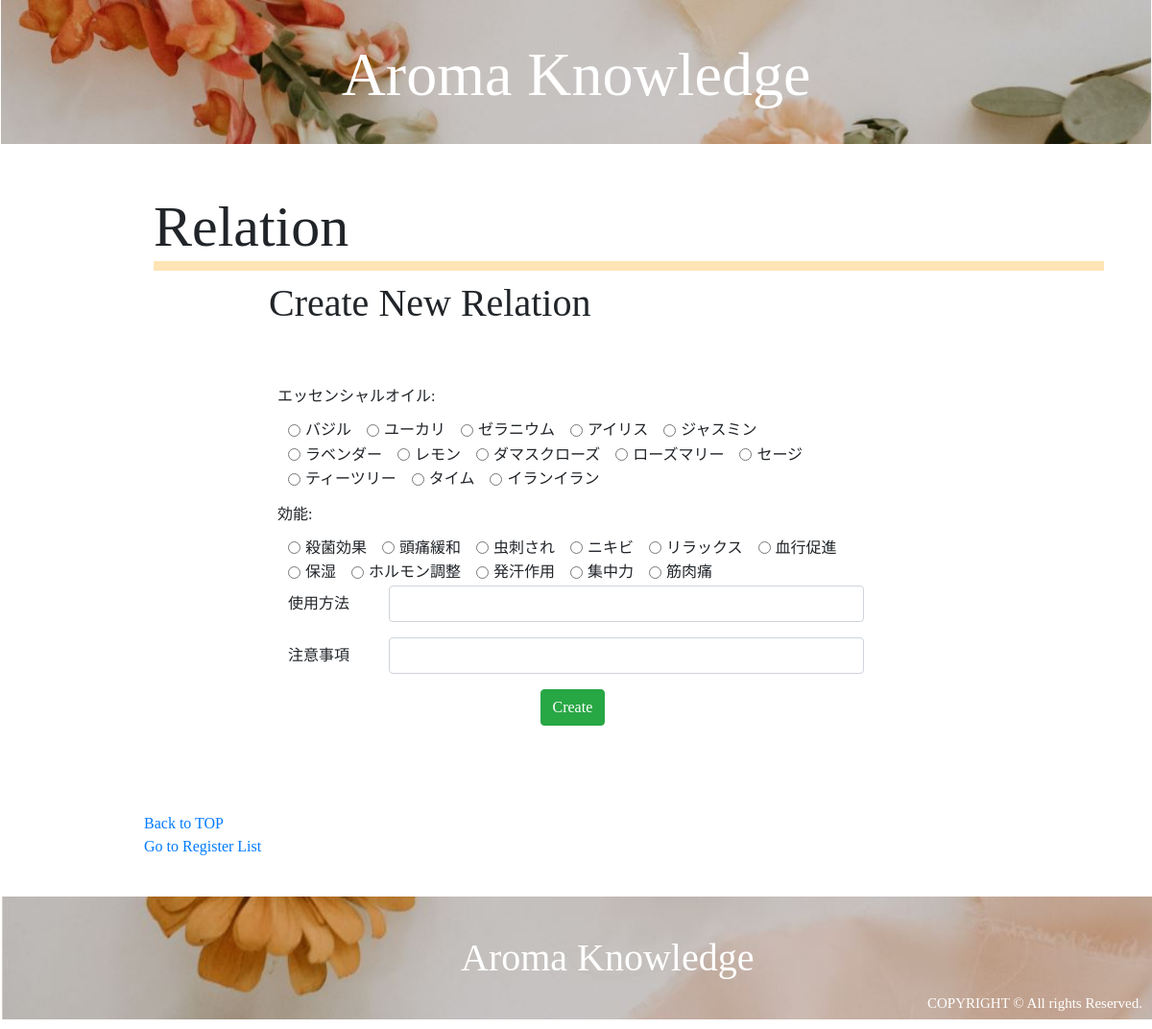
The app's page /relation_register.php (signed in), older data.
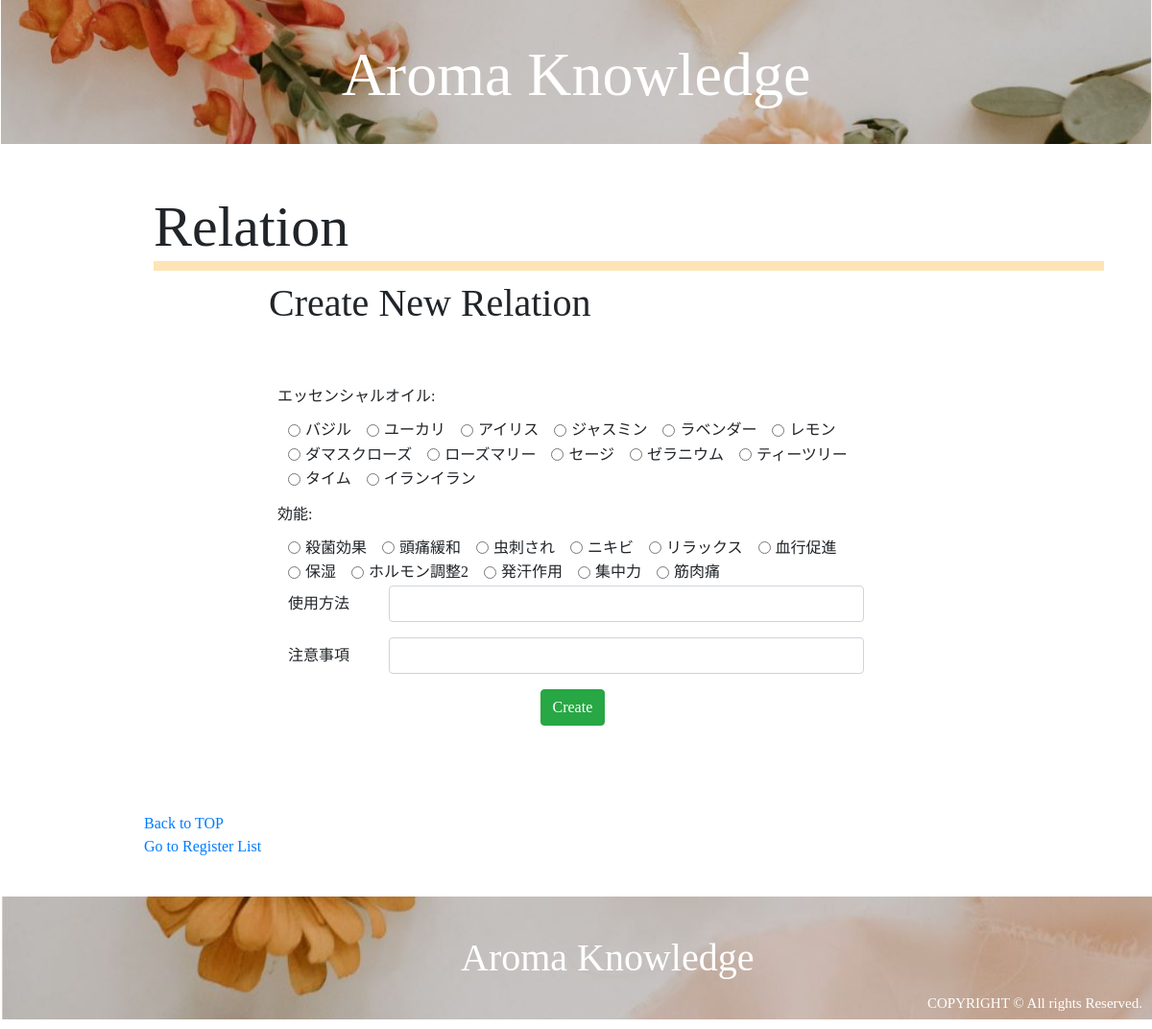
The same page, newer data.
### tables this page shows
CREATE TABLE `essential_oils` (
  `id` int(11) NOT NULL AUTO_INCREMENT,
  `name` varchar(255) NOT NULL,
  `scientific_name` varchar(255) NOT NULL,
  `plant_name` varchar(255) NOT NULL,
  `extraction` varchar(255) NOT NULL,
  `aroma` varchar(255) NOT NULL,
  `caution` varchar(255) NOT NULL,
  `english_name` varchar(255) NOT NULL,
  `user_id` int(11) NOT NULL,
  `image` varchar(255) NOT NULL,
  `created_at` timestamp NOT NULL DEFAULT CURRENT_TIMESTAMP,
  PRIMARY KEY (`id`),
  UNIQUE KEY `name` (`name`),
  KEY `user_id` (`user_id`),
  CONSTRAINT `essential_oils_ibfk_1` FOREIGN KEY (`user_id`) REFERENCES `users` (`id`) ON DELETE CASCADE ON UPDATE CASCADE
);

CREATE TABLE `effects` (
  `id` int(11) NOT NULL AUTO_INCREMENT,
  `effect` varchar(255) NOT NULL,
  `content` varchar(255) NOT NULL,
  `caution` varchar(255) NOT NULL,
  `user_id` int(11) NOT NULL,
  `created_at` timestamp NOT NULL DEFAULT CURRENT_TIMESTAMP,
  PRIMARY KEY (`id`),
  UNIQUE KEY `effect` (`effect`),
  KEY `user_id` (`user_id`),
  CONSTRAINT `effects_ibfk_1` FOREIGN KEY (`user_id`) REFERENCES `users` (`id`) ON DELETE CASCADE ON UPDATE CASCADE
);

### relation_register.php (called while the page is built, shortened)
<?php
    require_once 'DAOs/OilDAO.php';
    require_once 'DAOs/EffectDAO.php';
    $oils = OilDAO::get_all_oils_sort();
    $effects = EffectDAO::get_all_effects();
    include_once 'views/relation_register_view.php';

### DAOs/OilDAO.php (called while the page is built, shortened)
<?php
    class OilDAO extends DAO{
        public static function get_all_oils_sort(){
            try{
                $pdo = self::get_connection();
                $stmt = $pdo->query('SELECT * FROM essential_oils ORDER BY english_name ASC');
                $stmt->setFetchMode(PDO::FETCH_CLASS|PDO::FETCH_PROPS_LATE, 'Oil');
                $oils = $stmt->fetchAll();
            }catch(PDOException $e){
            }finally{
                self::close_connection($pdo, $stmt);
            }
            return $oils;
        }
    }

### DAOs/EffectDAO.php (called while the page is built, shortened)
<?php
    class EffectDAO extends DAO{
        public static function get_all_effects(){
            try{
                $pdo = self::get_connection();
                $stmt = $pdo->query('SELECT * FROM effects');
                $stmt->setFetchMode(PDO::FETCH_CLASS|PDO::FETCH_PROPS_LATE, 'Effect');
                $effects = $stmt->fetchAll();
            }catch(PDOException $e){
            }finally{
                self::close_connection($pdo, $stmt);
            }
            return $effects;
        }
    }

### views/relation_register_view.php (the view, shortened to what this page needs)
<!DOCTYPE html>
<html lang="ja">
    <head>
        <link rel="stylesheet" href="https://stackpath.bootstrapcdn.com/bootstrap/4.3.1/css/bootstrap.min.css">
        <link rel="stylesheet" href="css/style.css">
        <link rel="stylesheet" href="css/style2.css">
    </head>
    <body>
        <div class="header" style="background-image:url(images/top1.jpg)">
            <h1><a href="mypage_top.php">Aroma Knowledge</h1></a>
        </div>
        <div class="relations">
            <h2 class="title">Relation</h2>
            <h2 class="subtitle">Create New Relation</h2>
            <div class="RelationDetail ForPC">
                <form action="relation_create.php" method="POST">
                    <div class="row">
                        <label for="colFormLabel" class="col-form-label m-1">エッセンシャルオイル:</label>
                    </div>
                    <?php foreach($oils as $oil): ?>
                    <div class="form-check form-check-inline">
                        <input class="form-check-input" type="radio" name="oil" value="<?= $oil->id?>">
                        <label class="form-check-label" for="oil"><?= $oil->name ?></label>
                    </div>
                    <?php endforeach; ?>
                    <div class="row">
                        <label for="colFormLabel" class="col-form-label m-1">効能:</label>
                    </div>
                    <?php foreach($effects as $effect): ?>
                    <div class="form-check form-check-inline">
                        <input class="form-check-input" type="radio" name="effect" value="<?= $effect->id?>">
                        <label class="form-check-label" for="effect"><?= $effect->effect ?></label>
                    </div>
                    <?php endforeach; ?>
                    <br>
                    <div class="form-group row">
                        <label for="colFormLabel" class="col-sm-2 col-form-label">使用方法</label>
                        <div class="col-sm-10">
                            <input type="text" class="form-control" name="howto">
                        </div>
                    </div>
                    <div class="form-group row">
                        <label for="colFormLabel" class="col-sm-2 col-form-label">注意事項</label>
                        <div class="col-sm-10">
                            <input type="text" class="form-control" name="caution">
                        </div>
                    </div>
                    <div class="form-group row">
                        <div class="offset-sm-5 col-sm-1">
                            <button type="submit" class="btn btn-success">Create</button>
                        </div>
                    </div>
                </form>
            </div>
        </div>
        <div class="nav">
            <a href="mypage_top.php">Back to TOP</a><br>
            <a href="register_list.php">Go to Register List</a>
        </div>
        <div class="footer" style="background-image:url(images/footer.jpg)">
            <h1 class="logo">Aroma Knowledge</h1>
            <p class="copylight">COPYRIGHT © All rights Reserved.</p>
        </div>
    </body>
</html>

### css/style.css (style rules this page uses)
body { font-family: 'Times New Roman', '游ゴシック', 'Meiryo UI'; }
.header { text-align: center; background: url(images/top1.jpg); background-size: cover; width: 100%; }
.header h1 { color: white; font-family: Times New Roman; margin: auto; }
.header a { text-decoration: none; color: white; }
form { margin: 50px; }
@media screen and (min-width :768px) { .header { height: 150px; } }
@media screen and (min-width :768px) { .header h1 { padding: 40px; font-size: 4.0rem; } }
@media screen and (min-width :768px) { .essential_oils, .effects, .other, .relations, .SearchOil { margin: 50px 50px; clear: right; } }
@media screen and (min-width :768px) { .title { margin-left: 10%; font-size: 60px; border-bottom: solid 10px moccasin; } }
@media screen and (min-width :768px) { .footer { background: url(images/footer.jpg); background-size: cover; bottom: 0; width: 100%; } }
@media screen and (min-width :768px) { .logo { display: inline-block; margin-left: 40%; margin-top: 40px; color: white; margin-bottom: 40px; } }
@media screen and (min-width :768px) { .copylight { display: inline-block; font-size: 15px; float: right; bottom: 0; margin-right: 10px; margin-top: 100px; color: white; } }
@media screen and (min-width :768px) { .nav { display: inline-block; margin-left: 150px; margin-top: 40px; margin-bottom: 40px; } }
@media screen and (min-width :768px) { .subtitle { margin-left: 230px; font-size: 40px; margin-top: 10px; } }
@media screen and (min-width :768px) { .RelationDetail { margin: 50px 200px; } }

### css/style2.css (style rules this page uses)
body { font-family: 'Times New Roman', '游ゴシック', 'Meiryo UI'; }

Row changes from the older to the newer data that the page shows:
changed essential_oils "ゼラニウム": moves down the list
changed effects: effect "ホルモン調整" → "ホルモン調整2"
